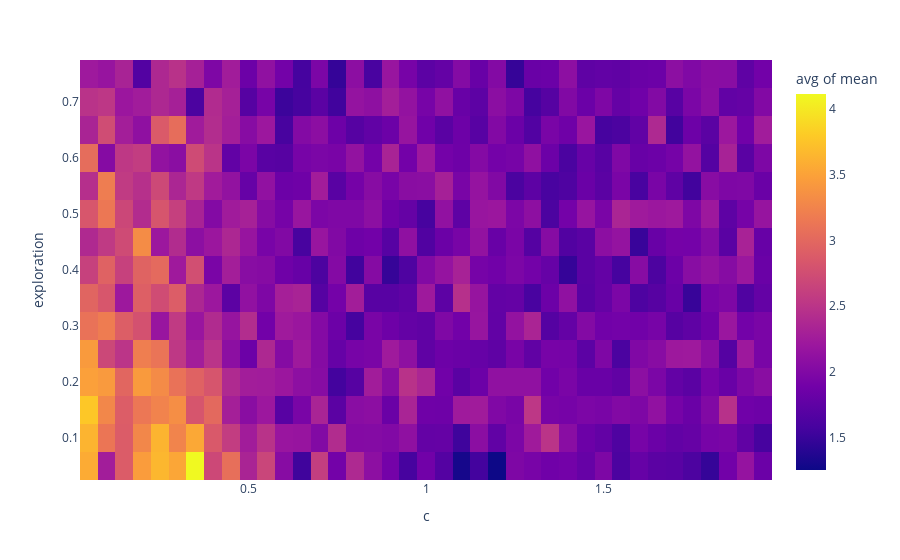

The notebook cell saved with this chart:
### Code cell
import plotly.express as px
df = px.data.iris()

fig = px.density_heatmap(df_expl, x="c", y="exploration", z="mean",
                         histfunc="avg", nbinsx = len(np.arange(0.05,2,0.05)),
                         nbinsy = len(np.arange(0.05,0.8,0.05))
                        )
fig.show()

### Figure 1 — Plotly figure (JSON) as saved in the notebook; plotly's stock layout.template omitted (floating-point values rounded to 4 significant figures; data arrays with more than 128 entries replaced by an {"elided": "..."} marker saying what was removed)
{"data": [{"coloraxis": "coloraxis", "histfunc": "avg", "hovertemplate": "c=%{x}<br>exploration=%{y}<br>avg of mean=%{z}<extra></extra>", "name": "", "nbinsx": 39, "nbinsy": 15, "type": "histogram2d", "x": {"elided": "585 float values"}, "xaxis": "x", "xbingroup": "x", "y": {"elided": "585 float values"}, "yaxis": "y", "ybingroup": "y", "z": {"elided": "585 float values"}}], "layout": {"coloraxis": {"colorbar": {"title": {"text": "avg of mean"}}, "colorscale": [[0, "#0d0887"], [0.1111, "#46039f"], [0.2222, "#7201a8"], [0.3333, "#9c179e"], [0.4444, "#bd3786"], [0.5556, "#d8576b"], [0.6667, "#ed7953"], [0.7778, "#fb9f3a"], [0.8889, "#fdca26"], [1, "#f0f921"]]}, "legend": {"tracegroupgap": 0}, "margin": {"t": 60}, "xaxis": {"anchor": "y", "domain": [0, 1], "title": {"text": "c"}}, "yaxis": {"anchor": "x", "domain": [0, 1], "title": {"text": "exploration"}}}}
